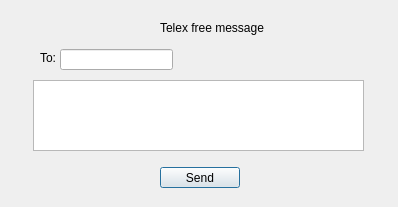
<?xml version="1.0" encoding="UTF-8"?>
<ui version="4.0">
 <class>telexdialog</class>
 <widget class="QDialog" name="telexdialog">
  <property name="geometry">
   <rect>
    <x>0</x>
    <y>0</y>
    <width>398</width>
    <height>207</height>
   </rect>
  </property>
  <property name="windowTitle">
   <string>TELEX</string>
  </property>
  <widget class="QTextEdit" name="telexEdit">
   <property name="geometry">
    <rect>
     <x>33</x>
     <y>80</y>
     <width>331</width>
     <height>71</height>
    </rect>
   </property>
  </widget>
  <widget class="QLabel" name="label">
   <property name="geometry">
    <rect>
     <x>160</x>
     <y>20</y>
     <width>111</width>
     <height>16</height>
    </rect>
   </property>
   <property name="text">
    <string>Telex free message</string>
   </property>
  </widget>
  <widget class="QPushButton" name="telexPB">
   <property name="geometry">
    <rect>
     <x>160</x>
     <y>167</y>
     <width>80</width>
     <height>21</height>
    </rect>
   </property>
   <property name="text">
    <string>Send</string>
   </property>
  </widget>
  <widget class="QLabel" name="label_2">
   <property name="geometry">
    <rect>
     <x>40</x>
     <y>50</y>
     <width>37</width>
     <height>16</height>
    </rect>
   </property>
   <property name="text">
    <string>To:</string>
   </property>
  </widget>
  <widget class="QLineEdit" name="toLine">
   <property name="geometry">
    <rect>
     <x>60</x>
     <y>49</y>
     <width>113</width>
     <height>21</height>
    </rect>
   </property>
  </widget>
 </widget>
 <resources/>
 <connections/>
</ui>
